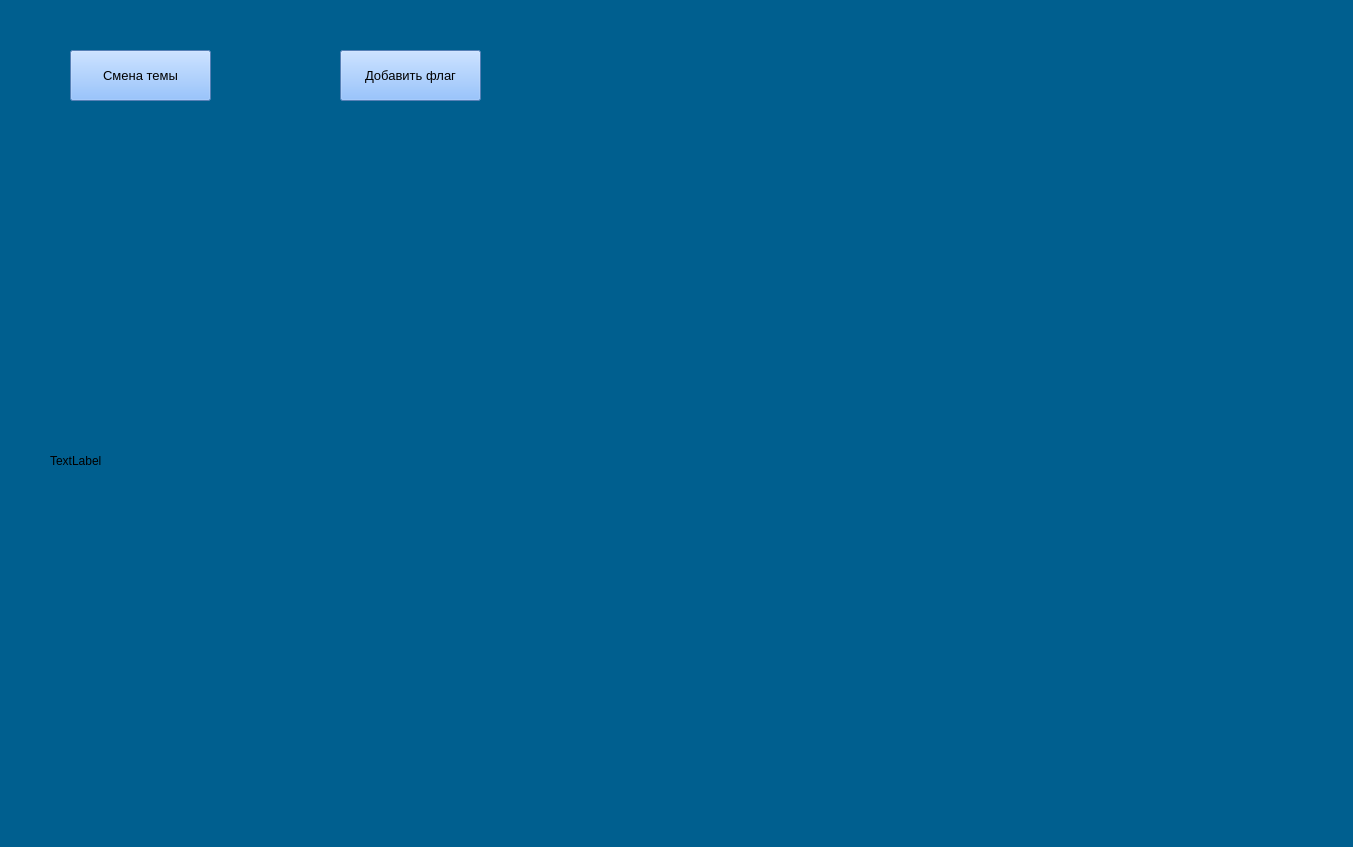
<?xml version="1.0" encoding="UTF-8"?>
<ui version="4.0">
 <class>MainWindow</class>
 <widget class="QMainWindow" name="MainWindow">
  <property name="geometry">
   <rect>
    <x>0</x>
    <y>0</y>
    <width>1353</width>
    <height>847</height>
   </rect>
  </property>
  <property name="font">
   <font>
    <family>Pristina</family>
   </font>
  </property>
  <property name="windowTitle">
   <string>Star Map</string>
  </property>
  <property name="styleSheet">
   <string notr="true">background-color: rgb(0, 95, 143);</string>
  </property>
  <widget class="QWidget" name="centralwidget">
   <widget class="QLabel" name="label">
    <property name="geometry">
     <rect>
      <x>50</x>
      <y>170</y>
      <width>1261</width>
      <height>581</height>
     </rect>
    </property>
    <property name="text">
     <string>TextLabel</string>
    </property>
   </widget>
   <widget class="QPushButton" name="pushButton">
    <property name="geometry">
     <rect>
      <x>70</x>
      <y>50</y>
      <width>141</width>
      <height>51</height>
     </rect>
    </property>
    <property name="font">
     <font>
      <pointsize>10</pointsize>
     </font>
    </property>
    <property name="styleSheet">
     <string notr="true">background-color: rgb(121, 179, 255);</string>
    </property>
    <property name="text">
     <string>Смена темы</string>
    </property>
   </widget>
   <widget class="QPushButton" name="pushButton_2">
    <property name="geometry">
     <rect>
      <x>340</x>
      <y>50</y>
      <width>141</width>
      <height>51</height>
     </rect>
    </property>
    <property name="font">
     <font>
      <pointsize>10</pointsize>
     </font>
    </property>
    <property name="styleSheet">
     <string notr="true">background-color: rgb(121, 179, 255);</string>
    </property>
    <property name="text">
     <string>Добавить флаг</string>
    </property>
   </widget>
   <widget class="QLabel" name="label_2">
    <property name="geometry">
     <rect>
      <x>610</x>
      <y>90</y>
      <width>81</width>
      <height>51</height>
     </rect>
    </property>
    <property name="text">
     <string/>
    </property>
   </widget>
  </widget>
  <widget class="QMenuBar" name="menubar">
   <property name="geometry">
    <rect>
     <x>0</x>
     <y>0</y>
     <width>1353</width>
     <height>26</height>
    </rect>
   </property>
  </widget>
  <widget class="QStatusBar" name="statusbar"/>
 </widget>
 <resources/>
 <connections/>
</ui>
